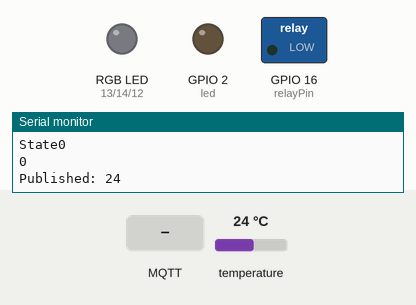
Bench run of a sketch on a simulated ESP8266 (NodeMCU). Shown: switched loads named in the sketch (green lamp = pin HIGH), an RGB LED mixed from three pins (HIGH = lit), output pins drawn as LEDs (lit = HIGH), the last lines printed to the serial monitor. The inputs (shaded band) are chosen by the test bench; at power-on: temperature 24 °C. Dim RGB values are drawn brighter than linear; WiFi joins after 1.5 s; servers stay silent unless stated; no MQTT or app messages arrive unless stated.

Above: at 2.7 s.
2.8 s: MQTT message "1" arrives on the first subscribed topic
At 3.9 s:
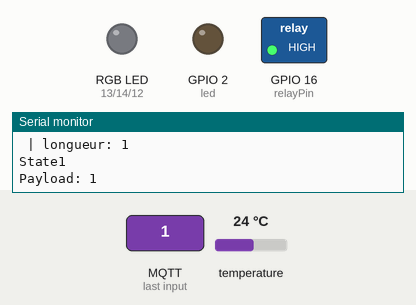
5.6 s: MQTT message "1" arrives on the second subscribed topic
At 7.4 s:
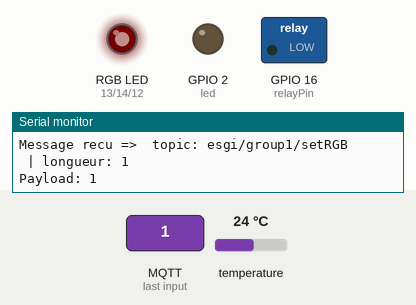
8.4 s: temperature set to 20.6 °C
10.6 s: temperature set to 19.3 °C
At 11.7 s:
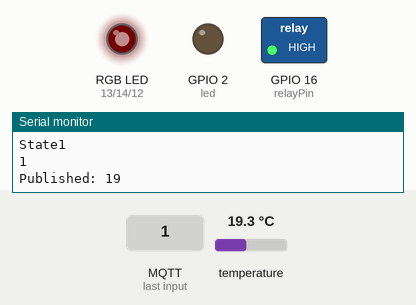
12.7 s: MQTT message "1" arrives on the third subscribed topic
At 15.1 s:
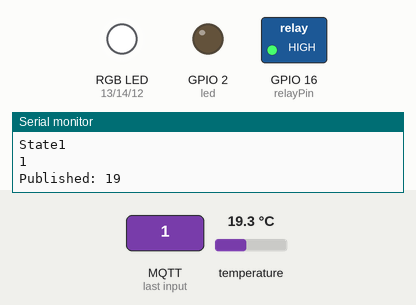
15.4 s: MQTT message "5" arrives on the first subscribed topic
At 16.1 s:
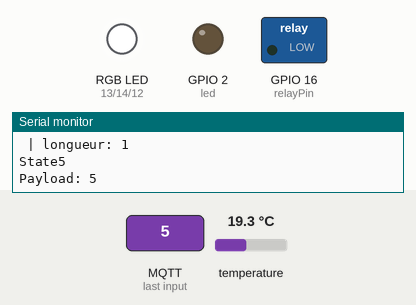
Timing chart, 0 to 18.4 s (numbered marks = the images above; inputs shaded):
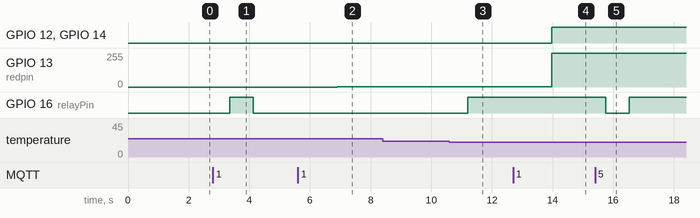

Measured:
- the behaviour switches between 20 and 19.9 °C on temperature (found by bisection; images 2 and 3)
- after the input at 2.8 s, GPIO 16 (relayPin): LOW → HIGH after 0.56 s, → LOW 0.78 s later
- after the input at 5.6 s, GPIO 13 (redpin): 0/255 → 1/255 after 1.3 s
- after the input at 10.6 s, GPIO 16 (relayPin): LOW → HIGH after 0.61 s
- after the input at 12.7 s, GPIO 12 (bluepin), GPIO 14 (greenpin): LOW → HIGH after 1.3 s; GPIO 13 (redpin): 1/255 → 255/255 after 1.3 s
- after the input at 15.4 s, GPIO 16 (relayPin): HIGH → LOW after 0.35 s, → HIGH 0.78 s later

The sketch:

MQTT_Sensors.ino
```cpp
#include <OneWire.h>
#include <DallasTemperature.h>
#include <ESP8266WiFi.h>
#include <PubSubClient.h>

#define SSID "ESGI"
#define PASSWORD "Reseau-GES"

#define MQTT_SERVER "group1.local"
#define MQTT_USER "esgi"
#define MQTT_PASSWORD "esgi"

#define TOPIC_STATUS "esgi/group1/status"
#define TEMP_TOPIC "esgi/group1/temp"
#define RELAY_TOPIC "esgi/group1/relay"
#define SET_RELAY_TOPIC "esgi/group1/setRelay"
#define RGB_TOPIC "esgi/group1/rgb"
#define SET_RGB_TOPIC "esgi/group1/setRGB"
#define TURN_RBG_ONOFF "esgi/group1/setOn"
#define SHOCK_TOPIC "esgi/group1/shock"

#define DEBUG true

int led = 2 ;// Déclaration de la broche de sortie LED
int shockPin = 4; // Déclaration de la broche d'entrée du capteur
int redpin = 13; //select the pin for the red LED
int bluepin = 12; // select the pin for the  blue LED
int greenpin = 14;// select the pin for the green LED
int relayPin = 16;
int tempPin = 5;
int valShock; // Variable temporaire
int valRGB; //variable RGB
long lastMsg = 0;
char message_buff[100];

// Configuration des libraries
OneWire oneWire(tempPin);
DallasTemperature sensors(&oneWire);

//MQTT needs
WiFiClient espClient;
PubSubClient client(espClient);

void setup ()
{
  setupPins();
  sensors.begin(); //init temp sensor
  Serial.begin(9600);
  setupWifi();
  client.setServer(MQTT_SERVER, 1883);
  client.setCallback(callback);
}

void setupPins(){
  pinMode(redpin, OUTPUT);
  pinMode(bluepin, OUTPUT);
  pinMode(greenpin, OUTPUT);
  pinMode(led, OUTPUT) ; // Initialisation de la broche de sortie
  pinMode(shockPin, INPUT); // Initialisation de la broche du capteur
  pinMode(tempPin, INPUT);
  digitalWrite(shockPin, HIGH); // Activation de la résistance de Pull-up interne
  pinMode (relayPin, OUTPUT);
}

void setupWifi(){
  Serial.println("WIFI Connection:");
  WiFi.begin(SSID, PASSWORD);
  while(WiFi.status() != WL_CONNECTED) {
    delay(500);
    Serial.println("Connecting...");
  }
  Serial.print("Connected, IP address: ");
  Serial.println(WiFi.localIP());
}

void reconnect() {
  while (!client.connected()) {
    Serial.print("Connecting to MQTT broker...");
    if (client.connect("ESP8266Client", MQTT_USER, MQTT_PASSWORD)) {
      Serial.println("OK, subscribing to topics...");
      client.subscribe(SET_RELAY_TOPIC);
      client.subscribe(SET_RGB_TOPIC);
      client.subscribe(TURN_RBG_ONOFF);
      publishRelay();
    } else {
      Serial.print("KO, erreur : ");
      Serial.print(client.state());
      Serial.println("Retrying in 5 seconds");
      delay(5000);
    }
  }
}

int publishTemp(long temp){
  return client.publish(TEMP_TOPIC, String(temp).c_str(), true);
}

int publishRelay(){
  if(DEBUG) {
    Serial.println(String(digitalRead(relayPin)).c_str());
  }
  return client.publish(RELAY_TOPIC, String(digitalRead(relayPin)).c_str(), true);
}

void shockLoop(){
  valShock = digitalRead(shockPin);
  if(valShock == HIGH){
    digitalWrite(led, HIGH);
    delay(2000);
  } else {
    digitalWrite(led, LOW);
  }
}

void RGBLoop(){
  //RGB LED
  for(valRGB = 255; valRGB > 0; valRGB--)
  {
    analogWrite(redpin, valRGB);  //set PWM value for red
    analogWrite(bluepin, 255 - valRGB); //set PWM value for blue
    analogWrite(greenpin, 128 - valRGB); //set PWM value for green
    //Serial.println(valRGB); //print current value
    delay(1);
  }
  for(valRGB = 0; valRGB < 255; valRGB++)
  {
    analogWrite(redpin, valRGB);
    analogWrite(bluepin, 255 - valRGB);
    analogWrite(greenpin, 128 - valRGB);
    //Serial.println(valRGB);
    delay(1);
  }
}

void setRGB(String RGB[]){
  analogWrite(redpin, RGB[0].toInt());
  analogWrite(greenpin, RGB[1].toInt());
  analogWrite(bluepin, RGB[2].toInt());
}

void turnOnOffRGB(int state){
  if(state > 0){
    state = HIGH;
  } else {
    state = LOW;
  }
  digitalWrite(redpin, state);
  digitalWrite(greenpin, state);
  digitalWrite(bluepin, state);
}

long getTemp(){
  sensors.requestTemperatures();
  long temp = sensors.getTempCByIndex(0);
  if(DEBUG){
    Serial.print("Temperature: ");
    Serial.println(temp);
  }
  return temp;
}

void relayLoop(){
  if(digitalRead(relayPin) == HIGH) {
    digitalWrite (relayPin, LOW);
  } else {
    digitalWrite (relayPin, HIGH);
  }
  if(DEBUG){
    Serial.print("Relay state:");
    Serial.println(digitalRead(relayPin));
  }
   // "NO" est passant;
  delay (1000);
}

void setRelay(int state){
  Serial.print("State");
  Serial.println(state);
  if(state == 1){
    digitalWrite (relayPin, HIGH);
  } else {
    digitalWrite (relayPin, LOW);
  }
}

void callback(char* topic, byte* payload, unsigned int length) {
  int i = 0;
  String topicString = String(topic);
  if(DEBUG){
    Serial.println("Message recu =>  topic: " + String(topic));
    Serial.println(" | longueur: " + String(length,DEC));
  }
  // create character buffer with ending null terminator (string)
  for(i=0; i<length; i++){
    message_buff[i] = payload[i];
  }
  message_buff[i] = '\0';
  String msgString = String(message_buff);
  if(topicString == SET_RELAY_TOPIC){
    setRelay(msgString.toInt());
  } else if (topicString == RELAY_TOPIC){
    publishRelay();
  } else if (topicString == SET_RGB_TOPIC){;
    String RGB[3];
    char* splited = strtok(message_buff, ",");
    RGB[0] = splited;
    int i = 1;
    while(splited != NULL){
      splited = strtok(NULL, ",");
      RGB[i] = splited;
      if(i < 3){
        i++;
      }
    }
    setRGB(RGB);
  } else if (topicString == TURN_RBG_ONOFF){
    turnOnOffRGB(msgString.toInt());
  }
  if(DEBUG){
    Serial.println("Payload: " + msgString);
  }
}

void loop ()
{
  if (!client.connected()) {
    reconnect();
  }
  client.loop();
  //Shock sensor
  // shockLoop();

  //RGB
  // RGBLoop();

  //TEMP SENSOR
  long temp = getTemp();
  //Automatisation relay si température inférieure à 20 on allume le relay pour par exemple un chauffage
  if(temp < 20) {
    setRelay(1);
  } else {
    setRelay(0);
  }
  publishRelay();
  if(DEBUG && publishTemp(temp) > 0){
    Serial.println();
    Serial.print("Published: ");
    Serial.println(String(temp).c_str());
  }
  delay(1000);    // 5s de pause avant la mesure suivante
  //RELAY
  // relayLoop();
}
```
